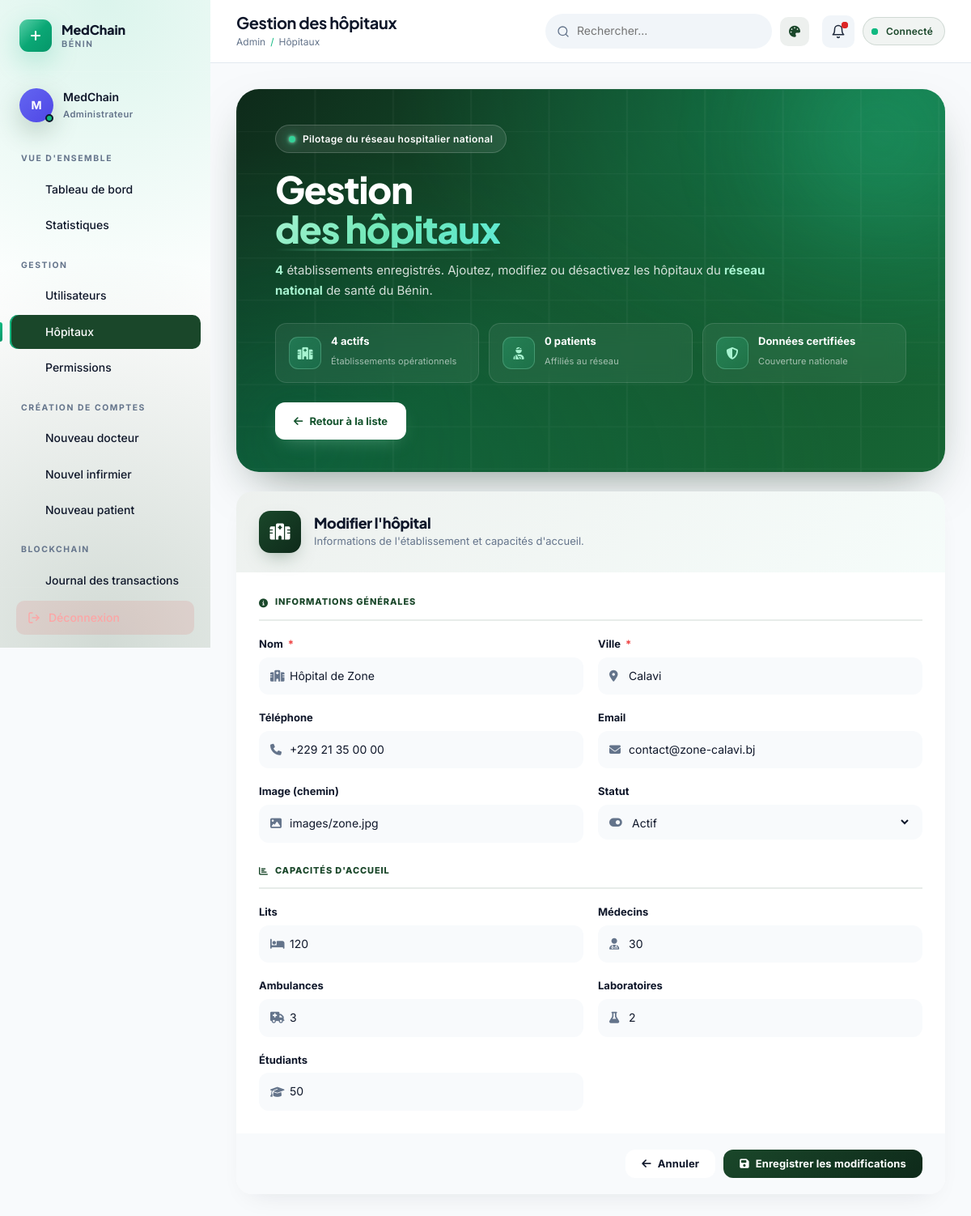
The app's page /gestion_hopitaux.php?mode=modifier&id=17 (signed in) with its own data.
### tables this page shows
CREATE TABLE `hopitaux` (
  `id` int(11) NOT NULL AUTO_INCREMENT,
  `nom` varchar(255) NOT NULL,
  `ville` varchar(255) NOT NULL,
  `telephone` varchar(20) DEFAULT NULL,
  `email` varchar(100) DEFAULT NULL,
  `code_blockchain` varchar(64) DEFAULT NULL,
  `date_creation` timestamp NOT NULL DEFAULT current_timestamp(),
  `statut` enum('actif','inactif') DEFAULT 'actif',
  `nombre_lits` int(11) NOT NULL,
  `nombre_medecins` int(11) NOT NULL,
  `nombre_ambulances` int(11) NOT NULL,
  `nombre_labos` int(11) NOT NULL,
  `nombre_etudiants` int(11) NOT NULL,
  `Image` varchar(255) NOT NULL,
  PRIMARY KEY (`id`),
  UNIQUE KEY `code_blockchain` (`code_blockchain`)
);

### gestion_hopitaux.php (the view, shortened to what this page needs)
<?php
require_once 'config.php';
$mode    = $_GET['mode'] ?? 'liste';
$editId  = (int)($_GET['id'] ?? 0);
$hopitalEdit = null;
if ($mode === 'modifier' && $editId > 0) {
    $stmt = $pdo->prepare("SELECT * FROM hopitaux WHERE id=?");
    $stmt->execute([$editId]);
    $hopitalEdit = $stmt->fetch();
}
$hopitaux = $pdo->query("
    SELECT h.*,
        (SELECT COUNT(*) FROM patients WHERE hopital_reference=h.id) AS nb_patients,
        (SELECT COUNT(*) FROM infirmiers WHERE hopital_principal_id=h.id) AS nb_infirmiers,
        (SELECT COUNT(*) FROM docteurs WHERE hopital_id=h.id) AS nb_docteurs
    FROM hopitaux h ORDER BY h.nom
")->fetchAll();
require_once 'includes/header_dashboard.php';
?>
<?php
  $totalActifs   = count(array_filter($hopitaux, fn($h) => ($h['statut'] ?? '') === 'actif'));
  $totalPatients = array_sum(array_column($hopitaux, 'nb_patients'));
?>
<section class="creer-hero reveal-up">
  <div class="ch-decor">
    <div class="ch-orb ch-orb-1"></div>
    <div class="ch-orb ch-orb-2"></div>
  </div>
  <div class="ch-content">
    <span class="ch-eyebrow">
      <span class="ch-dot"></span>
      Pilotage du réseau hospitalier national
    </span>
    <h1 class="ch-title">
      Gestion<br>
      <span class="ch-title-hl">des hôpitaux</span>
    </h1>
    <p class="ch-lead">
      <strong><?= count($hopitaux) ?></strong> établissements enregistrés.
      Ajoutez, modifiez ou désactivez les hôpitaux du <strong>réseau national</strong> de santé du Bénin.
    </p>
    <div class="ch-chips">
      <div class="ch-chip">
        <div class="ch-chip-icon"><i class="fas fa-hospital"></i></div>
        <div class="ch-chip-text">
          <strong><?= $totalActifs ?> actifs</strong>
          <span>Établissements opérationnels</span>
        </div>
      </div>
      <div class="ch-chip">
        <div class="ch-chip-icon"><i class="fas fa-user-injured"></i></div>
        <div class="ch-chip-text">
          <strong><?= $totalPatients ?> patients</strong>
          <span>Affiliés au réseau</span>
        </div>
      </div>
      <div class="ch-chip">
        <div class="ch-chip-icon"><i class="fas fa-shield-halved"></i></div>
        <div class="ch-chip-text">
          <strong>Données certifiées</strong>
          <span>Couverture nationale</span>
        </div>
      </div>
    </div>
    <div class="ch-actions">
      <?php if ($mode === 'liste'): ?>
        <a href="?mode=ajouter" class="ch-btn ch-btn-primary">
          <i class="fas fa-plus-circle"></i> Nouvel hôpital
        </a>
      <?php else: ?>
        <a href="gestion_hopitaux.php" class="ch-btn ch-btn-primary">
          <i class="fas fa-arrow-left"></i> Retour à la liste
        </a>
      <?php endif; ?>
    </div>
  </div>
</section>
<?php if ($mode === 'liste'): ?>
<section class="dash-card reveal-up">
  <div class="dash-card-head">
    <div>
      <h3><i class="fas fa-hospital" style="color:var(--forest)"></i> <?= count($hopitaux) ?> établissement<?= count($hopitaux) > 1 ? 's' : '' ?></h3>
      <p>Triés par ordre alphabétique</p>
    </div>
  </div>
  <?php if (empty($hopitaux)): ?>
    <div class="empty">
      <div class="empty-icon"><i class="fas fa-hospital"></i></div>
      <h4>Aucun hôpital enregistré</h4>
      <p>Cliquez sur « Nouvel hôpital » pour commencer.</p>
    </div>
  <?php else: ?>
    <div class="hopital-list">
      <?php foreach ($hopitaux as $h): ?>
        <div class="hopital-card <?= ($h['statut'] ?? 'actif') !== 'actif' ? 'is-inactive' : '' ?>">
          <div class="hopital-icon"><i class="fas fa-hospital"></i></div>
          <div class="hopital-body">
            <div class="hopital-head">
              <h4><?= htmlspecialchars($h['nom']) ?></h4>
              <span class="hopital-badge <?= ($h['statut'] ?? 'actif') === 'actif' ? 'ok' : 'ko' ?>">
                <?= ucfirst($h['statut'] ?? 'actif') ?>
              </span>
            </div>
            <p class="hopital-meta">
              <span><i class="fas fa-map-marker-alt"></i> <?= htmlspecialchars($h['ville']) ?></span>
              <?php if ($h['telephone']): ?><span><i class="fas fa-phone"></i> <?= htmlspecialchars($h['telephone']) ?></span><?php endif; ?>
              <?php if ($h['email']): ?><span><i class="fas fa-envelope"></i> <?= htmlspecialchars($h['email']) ?></span><?php endif; ?>
            </p>
            <div class="hopital-stats">
              <span><i class="fas fa-bed"></i> <?= (int)($h['nombre_lits'] ?? 0) ?> lits</span>
              <span><i class="fas fa-user-injured"></i> <?= (int)$h['nb_patients'] ?> patients</span>
              <span><i class="fas fa-user-nurse"></i> <?= (int)$h['nb_infirmiers'] ?> infirmiers</span>
              <span><i class="fas fa-user-md"></i> <?= (int)$h['nb_docteurs'] ?> docteurs</span>
              <span><i class="fas fa-flask"></i> <?= (int)($h['nombre_labos'] ?? 0) ?> labos</span>
              <span><i class="fas fa-ambulance"></i> <?= (int)($h['nombre_ambulances'] ?? 0) ?> ambulances</span>
            </div>
          </div>
          <div class="hopital-actions">
            <a href="?mode=modifier&id=<?= (int)$h['id'] ?>" class="btn btn-outline btn-sm">
              <i class="fas fa-edit"></i> Modifier
            </a>
            <form method="POST" action="gestion_hopitaux.php" style="display:inline" onsubmit="return confirm('Supprimer cet hôpital ?');">
              <?= csrf_field() ?>
              <input type="hidden" name="action" value="supprimer">
              <input type="hidden" name="id" value="<?= (int)$h['id'] ?>">
              <button type="submit" class="btn btn-danger btn-sm">
                <i class="fas fa-trash"></i> Supprimer
              </button>
            </form>
          </div>
        </div>
      <?php endforeach; ?>
    </div>
  <?php endif; ?>
</section>
<?php else:  ?>
<section class="form-shell reveal-up">
  <form method="POST" action="gestion_hopitaux.php" class="form-card" autocomplete="off">
    <div class="form-head forest">
      <div class="form-head-icon forest-icon"><i class="fas fa-hospital"></i></div>
      <div>
        <h2><?= $mode === 'modifier' ? "Modifier l'hôpital" : "Nouvel hôpital" ?></h2>
        <p>Informations de l'établissement et capacités d'accueil.</p>
      </div>
    </div>
    <div class="form-body">
      <div class="section-divider"><i class="fas fa-info-circle"></i> Informations générales</div>
      <div class="form-grid">
        <div class="form-group">
          <label>Nom <span class="req">*</span></label>
          <div class="input-shell"><i class="fas fa-hospital"></i>
            <input type="text" name="nom" required placeholder="Nom officiel"
                   value="<?= htmlspecialchars($hopitalEdit['nom'] ?? $_POST['nom'] ?? '') ?>">
          </div>
        </div>
        <div class="form-group">
          <label>Ville <span class="req">*</span></label>
          <div class="input-shell"><i class="fas fa-map-marker-alt"></i>
            <input type="text" name="ville" required placeholder="Cotonou, Parakou..."
                   value="<?= htmlspecialchars($hopitalEdit['ville'] ?? $_POST['ville'] ?? '') ?>">
          </div>
        </div>
        <div class="form-group">
          <label>Téléphone</label>
          <div class="input-shell"><i class="fas fa-phone"></i>
            <input type="text" name="telephone" placeholder="+229 00 00 00 00"
                   value="<?= htmlspecialchars($hopitalEdit['telephone'] ?? '') ?>">
          </div>
        </div>
        <div class="form-group">
          <label>Email</label>
          <div class="input-shell"><i class="fas fa-envelope"></i>
            <input type="email" name="email" placeholder="contact@hopital.bj"
                   value="<?= htmlspecialchars($hopitalEdit['email'] ?? '') ?>">
          </div>
        </div>
        <div class="form-group">
          <label>Image (chemin)</label>
          <div class="input-shell"><i class="fas fa-image"></i>
            <input type="text" name="image" placeholder="images/cnhu.jpg"
                   value="<?= htmlspecialchars($hopitalEdit['Image'] ?? '') ?>">
          </div>
        </div>
        <div class="form-group">
          <label>Statut</label>
          <div class="input-shell"><i class="fas fa-toggle-on"></i>
            <select name="statut">
              <option value="actif"   <?= ($hopitalEdit['statut'] ?? 'actif') === 'actif'   ? 'selected' : '' ?>>Actif</option>
            </select>
          </div>
        </div>
      </div>
      <div class="section-divider"><i class="fas fa-chart-bar"></i> Capacités d'accueil</div>
      <div class="form-grid">
        <div class="form-group">
          <label>Lits</label>
          <div class="input-shell"><i class="fas fa-bed"></i>
            <input type="number" name="nombre_lits" min="0" value="<?= (int)($hopitalEdit['nombre_lits'] ?? 0) ?>">
          </div>
        </div>
        <div class="form-group">
          <label>Médecins</label>
          <div class="input-shell"><i class="fas fa-user-md"></i>
            <input type="number" name="nombre_medecins" min="0" value="<?= (int)($hopitalEdit['nombre_medecins'] ?? 0) ?>">
          </div>
        </div>
        <div class="form-group">
          <label>Ambulances</label>
          <div class="input-shell"><i class="fas fa-ambulance"></i>
            <input type="number" name="nombre_ambulances" min="0" value="<?= (int)($hopitalEdit['nombre_ambulances'] ?? 0) ?>">
          </div>
        </div>
        <div class="form-group">
          <label>Laboratoires</label>
          <div class="input-shell"><i class="fas fa-flask"></i>
            <input type="number" name="nombre_labos" min="0" value="<?= (int)($hopitalEdit['nombre_labos'] ?? 0) ?>">
          </div>
        </div>
        <div class="form-group">
          <label>Étudiants</label>
          <div class="input-shell"><i class="fas fa-graduation-cap"></i>
            <input type="number" name="nombre_etudiants" min="0" value="<?= (int)($hopitalEdit['nombre_etudiants'] ?? 0) ?>">
          </div>
        </div>
      </div>
    </div>
    <div class="form-actions">
      <a href="gestion_hopitaux.php" class="btn btn-outline">
        <i class="fas fa-arrow-left"></i> Annuler
      </a>
      <button type="submit" class="btn btn-forest">
        <i class="fas fa-save"></i>
        <?= $mode === 'modifier' ? 'Enregistrer les modifications' : "Ajouter l'hôpital" ?>
      </button>
    </div>
  </form>
</section>
<?php endif; ?>
<?php require_once 'includes/footer_dashboard.php'; ?>

### assets/css/app.css (style rules this page uses)
:root { --forest: #1a472a; --forest-light: #2d6a4a; --forest-dark: #0e2a1a; --emerald: #10b981; --emerald-light: #34d399; --trust: #0369a1; --trust-light: #0ea5e9; --blockchain: #6366f1; --blockchain-light: #818cf8; --ink: #0f172a; --ink-soft: #1e293b; --slate: #475569; --muted: #64748b; --muted-light: #94a3b8; --border: #e2e8f0; --border-soft: #f1f5f9; --bg: #f8fafc; --bg-alt: #f1f5f9; --card: #ffffff; --white: #ffffff; --success: #16a34a; --warning: #f59e0b; --danger: #dc2626; --info: #0ea5e9; --g-forest: linear-gradient(135deg, #1a472a 0%, #0e2a1a 100%); --g-emerald: linear-gradient(135deg, #10b981 0%, #059669 100%); --g-trust: linear-gradient(135deg, #0ea5e9 0%, #0369a1 100%); --g-hero: linear-gradient(135deg, #1a472a 0%, #10b981 50%, #0ea5e9 100%); --g-blockchain: linear-gradient(135deg, #6366f1 0%, #8b5cf6 100%); --sans: 'Plus Jakarta Sans', 'Inter', system-ui, sans-serif; --body: 'Inter', system-ui, sans-serif; --mono: 'JetBrains Mono', 'Courier New', monospace; --radius-sm: 8px; --radius: 12px; --radius-lg: 16px; --radius-xl: 24px; --radius-full: 9999px; --shadow-xs: 0 1px 2px rgba(15,23,42,.04); --shadow-sm: 0 2px 8px rgba(15,23,42,.06); --shadow: 0 8px 24px rgba(15,23,42,.08); --shadow-md: 0 12px 32px rgba(15,23,42,.10); --shadow-lg: 0 24px 48px rgba(15,23,42,.14); --shadow-xl: 0 40px 80px rgba(15,23,42,.20); --shadow-forest: 0 12px 32px rgba(26,71,42,.25); --shadow-emerald: 0 12px 32px rgba(16,185,129,.25); --transition: all .3s cubic-bezier(.16,1,.3,1); --transition-fast: all .2s ease; --transition-slow: all .5s cubic-bezier(.16,1,.3,1); }
*, *::before, *::after { margin: 0; padding: 0; box-sizing: border-box; }
html { scroll-behavior: smooth; -webkit-text-size-adjust: 100%; }
body { font-family: var(--body); background: var(--bg); color: var(--ink); line-height: 1.6; overflow-x: hidden; min-height: 100vh; -webkit-font-smoothing: antialiased; -moz-osx-font-smoothing: grayscale; }
img, svg { max-width: 100%; display: block; }
a { text-decoration: none; color: inherit; }
button, input, select, textarea { font: inherit; outline: none; }
button { cursor: pointer; border: none; background: none; }
h1,h2,h3,h4,h5,h6 { font-family: var(--sans); line-height: 1.15; color: var(--ink); font-weight: 700; letter-spacing: -.02em; }
.btn { display: inline-flex; align-items: center; justify-content: center; gap: 10px; padding: 13px 26px; border-radius: var(--radius-full); font-family: var(--sans); font-size: .9375rem; font-weight: 600; letter-spacing: .01em; transition: var(--transition); cursor: pointer; border: 1.5px solid transparent; white-space: nowrap; line-height: 1; }
.btn-outline { background: transparent; color: var(--ink); border-color: var(--border); }
.reveal-up { opacity: 0; transform: translateY(24px); transition: opacity .8s cubic-bezier(.16,1,.3,1), transform .8s cubic-bezier(.16,1,.3,1); }
.reveal-up.in { opacity: 1; transform: translateY(0); }

### assets/css/themes.css (style rules this page uses)
:root, body[data-theme="blanc"] { --theme-primary: #1a472a; --theme-primary-soft: rgba(26, 71, 42, .08); --theme-primary-dark: #0e2a1a; --theme-accent: #10b981; --theme-bg: #f8fafc; --theme-surface: #ffffff; --theme-ink: #0f172a; --theme-muted: #64748b; --theme-line: #e2e8f0; --theme-sidebar-bg: #ffffff; --theme-sidebar-text: #0f172a; --theme-topbar-bg: #ffffff; }
body[data-theme] { background: var(--theme-bg) !important; color: var(--theme-ink); }
body[data-theme] .dash-card, body[data-theme] .stat-card, body[data-theme] .item-row, body[data-theme] .form-card { background: var(--theme-surface); border-color: var(--theme-line); color: var(--theme-ink); }
body[data-theme] .dash-card-head h3, body[data-theme] .stat-card-value, body[data-theme] .item-body h4, body[data-theme] .form-head h2, body[data-theme] .empty h4 { color: var(--theme-ink); }
body[data-theme] .dash-card-head p, body[data-theme] .stat-card-label, body[data-theme] .item-body p, body[data-theme] .item-body small, body[data-theme] .form-head p, body[data-theme] .empty p { color: var(--theme-muted); }

### records on screen
hopitaux: nom "Hôpital de Zone", ville "Calavi", telephone "+229 21 35 00 00", email "contact@zone-calavi.bj", image "images/zone.jpg", statut "Actif", nombre_lits "120", nombre_medecins "30", nombre_ambulances "3", nombre_labos "2", nombre_etudiants "50"

### other values on screen
$userInitials "M"
$userName "MedChain"
$roleLabel "Administrateur"
$group['title'] "VUE D'ENSEMBLE"
$label "Tableau de bord"
$label "Statistiques"
$group['title'] "GESTION"
$label "Utilisateurs"
$label "Hôpitaux"
$label "Permissions"
$group['title'] "CRÉATION DE COMPTES"
$label "Nouveau docteur"
$label "Nouvel infirmier"
$label "Nouveau patient"
$group['title'] "BLOCKCHAIN"
